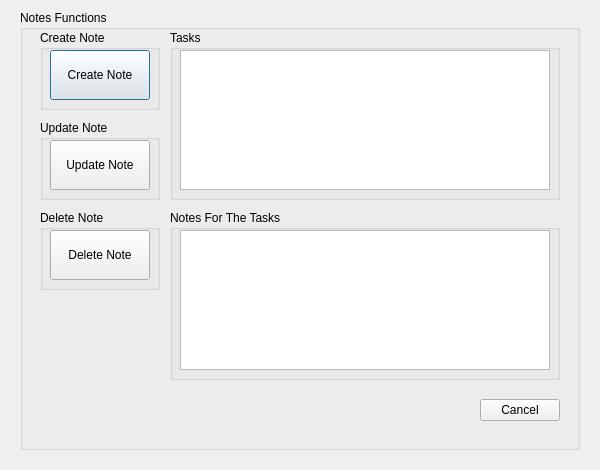
<?xml version="1.0" encoding="UTF-8"?>
<ui version="4.0">
 <class>NotesWindow</class>
 <widget class="QDialog" name="NotesWindow">
  <property name="geometry">
   <rect>
    <x>0</x>
    <y>0</y>
    <width>600</width>
    <height>470</height>
   </rect>
  </property>
  <property name="minimumSize">
   <size>
    <width>600</width>
    <height>470</height>
   </size>
  </property>
  <property name="maximumSize">
   <size>
    <width>600</width>
    <height>470</height>
   </size>
  </property>
  <property name="windowTitle">
   <string>Dialog</string>
  </property>
  <widget class="QGroupBox" name="NotesFunctionsBox">
   <property name="geometry">
    <rect>
     <x>20</x>
     <y>10</y>
     <width>560</width>
     <height>440</height>
    </rect>
   </property>
   <property name="title">
    <string>Notes Functions</string>
   </property>
   <widget class="QGroupBox" name="CreateNoteBox">
    <property name="geometry">
     <rect>
      <x>20</x>
      <y>20</y>
      <width>120</width>
      <height>80</height>
     </rect>
    </property>
    <property name="title">
     <string>Create Note</string>
    </property>
    <widget class="QPushButton" name="CreateNoteButton">
     <property name="geometry">
      <rect>
       <x>10</x>
       <y>20</y>
       <width>100</width>
       <height>50</height>
      </rect>
     </property>
     <property name="text">
      <string>Create Note</string>
     </property>
    </widget>
   </widget>
   <widget class="QGroupBox" name="UpdateNoteBox">
    <property name="geometry">
     <rect>
      <x>20</x>
      <y>110</y>
      <width>120</width>
      <height>80</height>
     </rect>
    </property>
    <property name="title">
     <string>Update Note</string>
    </property>
    <widget class="QPushButton" name="UpdateNoteButton">
     <property name="geometry">
      <rect>
       <x>10</x>
       <y>20</y>
       <width>100</width>
       <height>50</height>
      </rect>
     </property>
     <property name="text">
      <string>Update Note</string>
     </property>
    </widget>
   </widget>
   <widget class="QGroupBox" name="DeleteNoteBox">
    <property name="geometry">
     <rect>
      <x>20</x>
      <y>200</y>
      <width>120</width>
      <height>80</height>
     </rect>
    </property>
    <property name="title">
     <string>Delete Note</string>
    </property>
    <widget class="QPushButton" name="DeleteNoteButton">
     <property name="geometry">
      <rect>
       <x>10</x>
       <y>20</y>
       <width>100</width>
       <height>50</height>
      </rect>
     </property>
     <property name="text">
      <string>Delete Note</string>
     </property>
    </widget>
   </widget>
   <widget class="QGroupBox" name="TasksBox">
    <property name="geometry">
     <rect>
      <x>150</x>
      <y>20</y>
      <width>390</width>
      <height>170</height>
     </rect>
    </property>
    <property name="title">
     <string>Tasks</string>
    </property>
    <widget class="QTableView" name="TasksTableView">
     <property name="geometry">
      <rect>
       <x>10</x>
       <y>20</y>
       <width>370</width>
       <height>140</height>
      </rect>
     </property>
    </widget>
   </widget>
   <widget class="QGroupBox" name="NotesForTheTaskBox">
    <property name="geometry">
     <rect>
      <x>150</x>
      <y>200</y>
      <width>390</width>
      <height>170</height>
     </rect>
    </property>
    <property name="title">
     <string>Notes For The Tasks</string>
    </property>
    <widget class="QTableView" name="NotesForTheTaskTableView">
     <property name="geometry">
      <rect>
       <x>10</x>
       <y>20</y>
       <width>370</width>
       <height>140</height>
      </rect>
     </property>
    </widget>
   </widget>
   <widget class="QWidget" name="horizontalLayoutWidget">
    <property name="geometry">
     <rect>
      <x>20</x>
      <y>380</y>
      <width>520</width>
      <height>40</height>
     </rect>
    </property>
    <layout class="QHBoxLayout" name="HorizontalLayout">
     <item>
      <spacer name="HorizontalSpacer">
       <property name="orientation">
        <enum>Qt::Horizontal</enum>
       </property>
       <property name="sizeHint" stdset="0">
        <size>
         <width>40</width>
         <height>20</height>
        </size>
       </property>
      </spacer>
     </item>
     <item>
      <widget class="QPushButton" name="CancelButton">
       <property name="text">
        <string>Cancel</string>
       </property>
      </widget>
     </item>
    </layout>
   </widget>
  </widget>
 </widget>
 <resources/>
 <connections/>
</ui>
